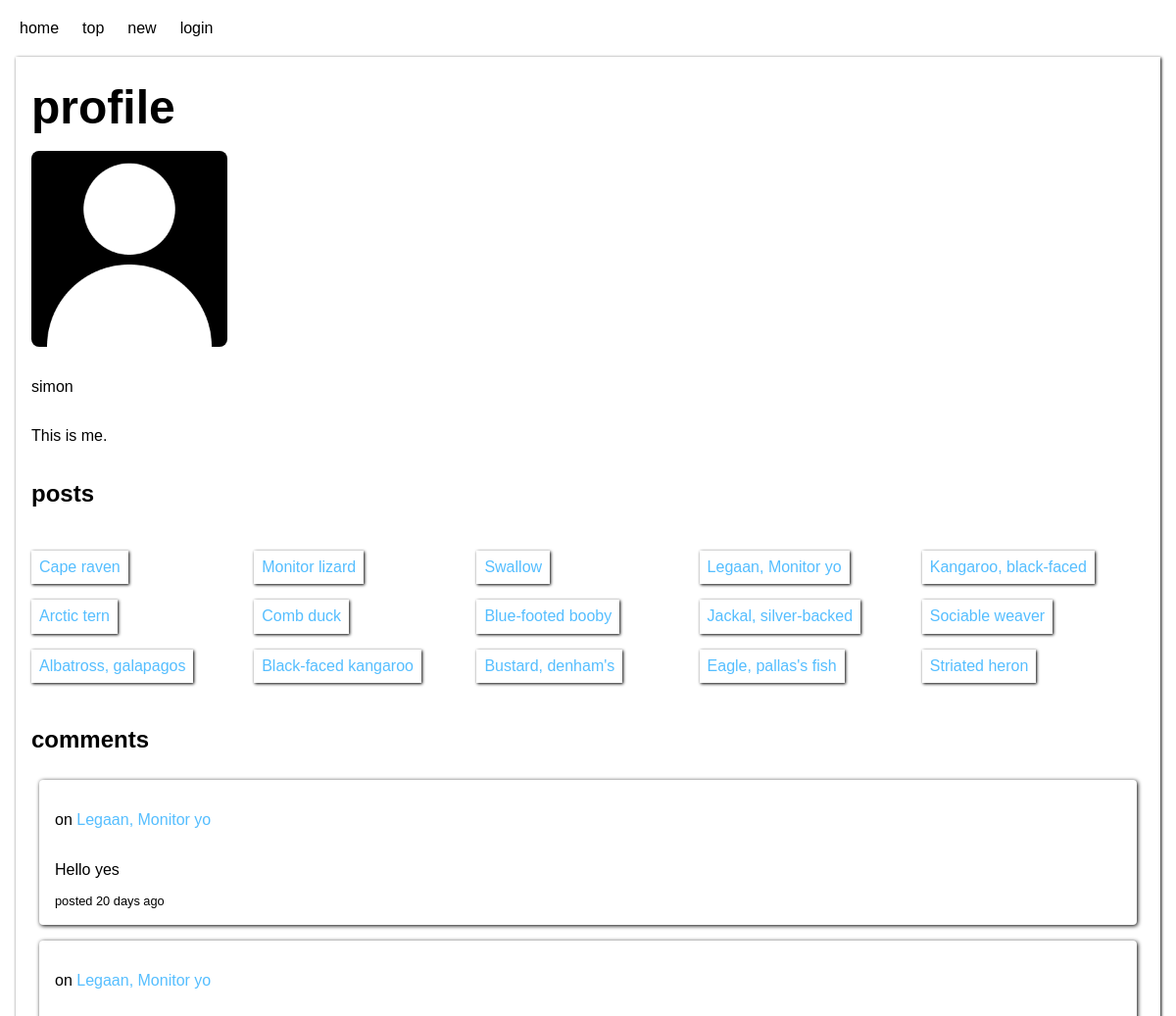
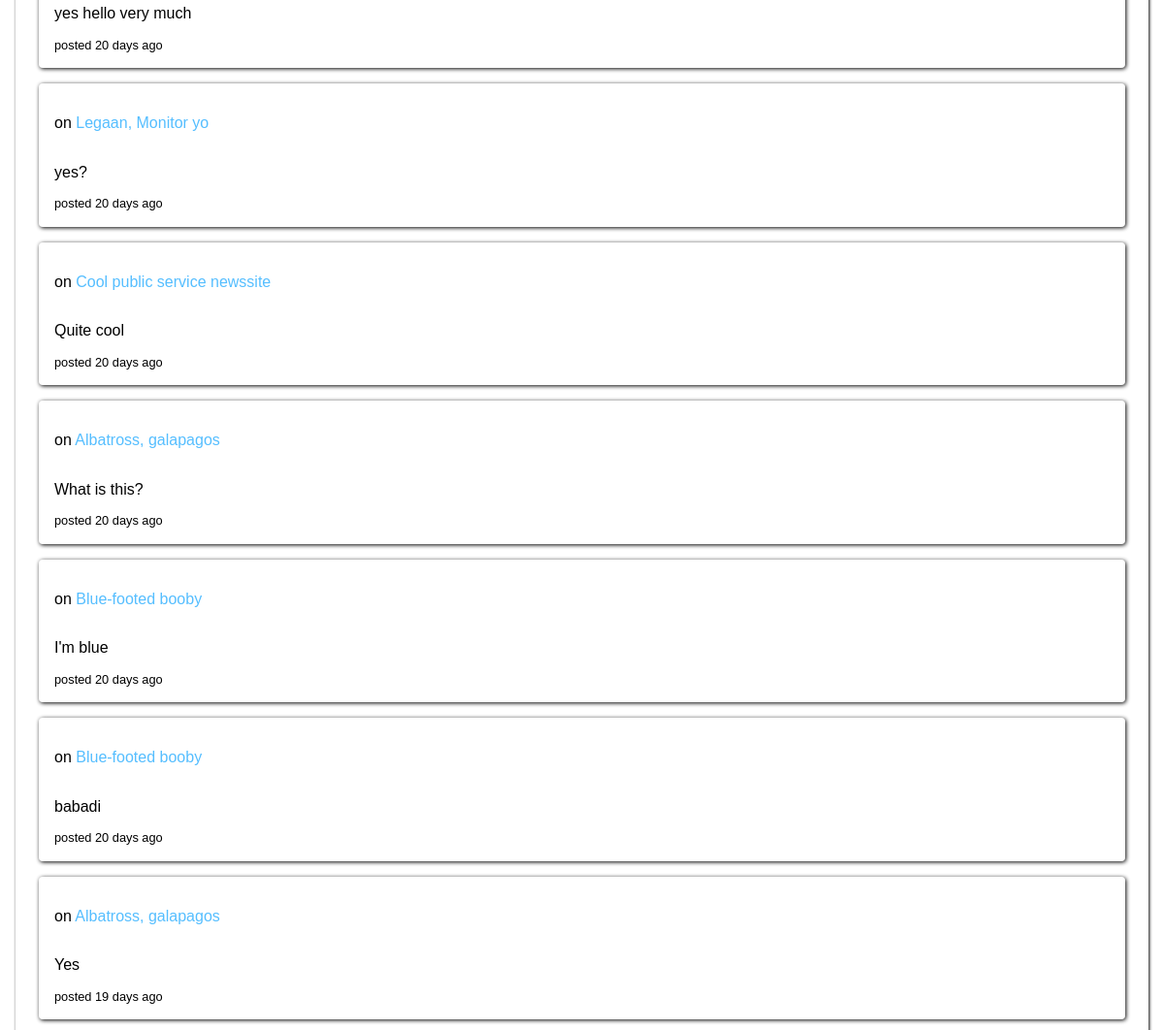
The app's page /view.php?view=profile&user_id=1 with its own data (2 pictures, top to bottom).
### tables this page shows
CREATE TABLE users (
	id INTEGER NOT NULL PRIMARY KEY AUTOINCREMENT UNIQUE,
	user_name VARCHAR NOT NULL UNIQUE,
	email VARCHAR NOT NULL UNIQUE,
	password VARCHAR NOT NULL,
	bio VARCHAR,
	image_url VARCHAR
);

CREATE TABLE posts (
	id INTEGER NOT NULL PRIMARY KEY AUTOINCREMENT UNIQUE,
	user_id INTEGER NOT NULL,
	title VARCHAR NOT NULL,
	description VARCHAR NOT NULL,
	url VARCHAR NOT NULL,
	creation_time DATETIME NOT NULL
);

CREATE TABLE comments (
	id INTEGER NOT NULL PRIMARY KEY AUTOINCREMENT UNIQUE,
	post_id INTEGER NOT NULL,
	user_id INTEGER NOT NULL,
	comment VARCHAR NOT NULL,
	reply INTEGER,
	creation_time DATETIME NOT NULL
);

### app/functions.php (called while the page is built, shortened)
<?php
function getAge(string $birth): string
{
    $today = new DateTime();
    $birth = new DateTime($birth);
    $interval = $today->diff($birth);
    if ($interval->m === 0 && $interval->days === 1) {
        return $interval->days . " day ago";
    } elseif ($interval->m === 0 && $interval->days > 0) {
        return $interval->days . " days ago";
    }
    return "today";
}
function fetchUser(int $userId, PDO $db): ?array
{
    $stmnt = $db->prepare("SELECT id, user_name, bio, image_url FROM users WHERE id = :user_id");
    $stmnt->bindParam(":user_id", $userId, PDO::PARAM_INT);
    $stmnt->execute();
    $result = $stmnt->fetch(PDO::FETCH_ASSOC);
    return $result;
}
function fetchUserPosts(int $userId, PDO $db): ?array
{
    $stmnt = $db->prepare("SELECT * FROM posts WHERE user_id = :user_id");
    $stmnt->bindParam("user_id", $userId, PDO::PARAM_INT);
    $stmnt->execute();
    $results = $stmnt->fetchAll(PDO::FETCH_ASSOC);
    return $results;
}
function fetchUserComments(int $userId, PDO $db): ?array
{
    $stmnt = $db->prepare("SELECT * FROM comments WHERE user_id = :user_id");
    $stmnt->bindParam(":user_id", $userId, PDO::PARAM_INT);
    $stmnt->execute();
    $results = $stmnt->fetchAll(PDO::FETCH_ASSOC);
    return $results;
}
function fetchPostTitle(int $postId, PDO $db): ?string
{
    $stmnt = $db->prepare("SELECT title FROM posts WHERE id = :id;");
    $stmnt->bindParam(":id", $postId, PDO::PARAM_INT);
    $stmnt->execute();
    $result = $stmnt->fetch(PDO::FETCH_ASSOC);
    return $result['title'];
}

### view.php (the view, shortened to what this page needs)
<?php
require __DIR__ . '/app/autoload.php';
require __DIR__ . '/views/header.php';
if (isset($_GET['view'])) {
    $view = filter_var($_GET['view'], FILTER_SANITIZE_STRING);
    if ($view === 'post') {
        if (isset($_GET['post_id'])) {
            $postId = (int)filter_var($_GET['post_id'], FILTER_SANITIZE_NUMBER_INT);
            $post = fetchPost($postId, $db);
            if (!isset($post)) {
                addMessage('Link seems to be dead!');
            } else {
                $postComments = fetchComments($postId, $db);
                $commentReplies = fetchReplies($postId, $db);
            }
        }
    } elseif ($view === 'profile') {
        if (isset($_GET['user_id'])) {
            $userId = (int)filter_var($_GET['user_id'], FILTER_SANITIZE_NUMBER_INT);
            $profile = fetchUser($userId, $db);
            if (!isset($profile)) {
                addMessage('No user like this seems to exist!');
            } else {
                $userPosts = fetchUserPosts($userId, $db);
                $userComments = fetchUserComments($userId, $db);
            }
        }
    } elseif ($view === 'search') {
        $query = filter_var($_GET['query'], FILTER_SANITIZE_STRING);
        $searchResults = searchPosts($query, $db);
    } else {
        addMessage('Incorrect url');
        header('location: /');
        exit;
    }
} else {
    addMessage('Incorrect url');
    header('location: /');
    exit;
}
?>
<main>
    <?php if (isset($post)) : ?>
        <article class="post grid">
            <div class="top">
                <div class="votes">
                    <?php if (userLoggedIn() && userUpvote($_SESSION['user']['id'], $post['id'], $db)) : ?>
                        <button class="vote active" data-post="<?= $post['id'] ?>">▲</button>
                    <?php elseif (userLoggedIn() && !userUpvote($_SESSION['user']['id'], $post['id'], $db)) : ?>
                        <button class="vote" data-post="<?= $post['id'] ?>">▲</button>
                    <?php else : ?>
                        <button class="vote">▲</button>
                    <?php endif; ?>
                    <p class="upvotes"><?= $post['upvotes'] ?></p>
                </div>
                <a href="<?= $post['url'] ?>">
                    <h1><?= $post['title'] ?></h1>
                </a>
            </div>
            <div class="full">
                <p><?= $post['description'] ?></p>
                <p>
                    by
                    <a href="/view.php?view=profile&user_id=<?= $post['user_id'] ?>">
                        <?= fetchPoster((int)$post['user_id'], $db) ?>
                    </a>
                </p>
                <p><?= $post['creation_time'] ?></p>
                <?php if (userLoggedIn() && $post['user_id'] === $_SESSION['user']['id']) : ?>
                    <a class="button" href="/edit.php?edit=post&post_id=<?= $post['id'] ?>">edit post</a>
                <?php endif; ?>
            </div>
            <section class="comments full">
                <?php if (isset($postComments)) : ?>
                    <?php foreach ($postComments as $postComment) : ?>
                        <div class="comment">
                            <small>posted <?= getAge($postComment['creation_time']) ?></small>
                            <?php if (userLoggedIn() && userCommentUpvote($_SESSION['user']['id'], $postComment['id'], $db)) :  ?>
                                <button class="comment-vote-button active" data-comment="<?= $postComment['id']; ?>">▲</button>
                            <?php elseif (userLoggedIn() && !userCommentUpvote($_SESSION['user']['id'], $postComment['id'], $db)) : ?>
                                <button class="comment-vote-button" data-comment="<?= $postComment['id']; ?>">▲</button>
                            <?php else : ?>
                                <button class="comment-vote-button">▲</button>
                            <?php endif; ?>
                            <?php $commentId = $postComment['id']; ?>
                            <?php $commentLikes = fetchCommentUpvotes($commentId, $db); ?>
                            <p class="comment-upvotes"><?= $commentLikes; ?></p>
                            <a href="/view.php?view=profile&user_id=<?= $postComment['user_id'] ?>"><?= fetchPoster((int)$postComment['user_id'], $db) ?> says:</a>
                            <p class="comment"><?= $postComment['comment'] ?></p>
                            <?php if (isset($commentReplies)) : ?>
                                <?php foreach ($commentReplies as $commentReply) : ?>
                                    <?php if ($commentReply['reply'] === $postComment['id']) : ?>
                                        <div class="comment reply">
                                            <?php if (userLoggedIn() && userCommentUpvote($_SESSION['user']['id'], $commentReply['id'], $db)) :  ?>
                                                <button class="comment-vote-button active" data-comment="<?= $commentReply['id']; ?>">▲</button>
                                            <?php elseif (userLoggedIn() && !userCommentUpvote($_SESSION['user']['id'], $commentReply['id'], $db)) : ?>
                                                <button class="comment-vote-button" data-comment="<?= $commentReply['id']  ?>">▲</button>
                                            <?php else : ?>
                                                <button class="comment-vote-button">▲</button>
                                            <?php endif; ?>
                                            <?php $commentId = $commentReply['id']; ?>
                                            <?php $commentLikes = fetchCommentUpvotes($commentId, $db); ?>
                                            <p class="comment-upvotes"><?= $commentLikes; ?></p>
                                            <small>posted <?= getAge($commentReply['creation_time']) ?></small>
                                            <a href="/view.php?view=profile&user_id=<?= $commentReply['user_id'] ?>"><?= fetchPoster((int)$commentReply['user_id'], $db) ?> replies: </a>
                                            <p class="comment"><?= $commentReply['comment'] ?></p>
                                            <?php if (userLoggedIn() && $_SESSION['user']['id'] === $commentReply['user_id']) : ?>
                                                <a class="button" href="/edit.php?edit=comment&comment_id=<?= $commentReply['id'] ?>">edit comment</a>
                                            <?php endif; ?>
                                        </div>
                                    <?php endif; ?>
                                <?php endforeach; ?>
                            <?php endif; ?>
                            <?php if (userLoggedIn()) : ?>
                                <a class="button" href="/edit.php?edit=reply&comment_id=<?= $postComment['id'] ?>">reply</a>
                            <?php endif; ?>
                            <?php if (userLoggedIn() && $_SESSION['user']['id'] === $postComment['user_id']) : ?>
                                <a class="button" href="/edit.php?edit=comment&comment_id=<?= $postComment['id'] ?>">edit comment</a>
                            <?php endif; ?>
                        </div>
                    <?php endforeach; ?>
                <?php else : ?>
                    <p>No comments yet</p>
                <?php endif; ?>
            </section>
            <?php if (userLoggedIn()) : ?>
                <form class="full" action="/app/posts/comment.php" method="post">
                    <label for="comment">comment</label>
                    <input type="hidden" id="post_id" name="post_id" value="<?= $post['id'] ?>">
                    <textarea id="comment" name="comment" rows="4" required></textarea>
                    <button type="submit">submit</button>
                </form>
            <?php else : ?>
                <a class="button" href="/login.php">login to comment</a>
            <?php endif; ?>
        </article>
    <?php elseif (isset($profile)) : ?>
        <section class="profile">
            <h1>profile</h1>
            <?php if (!isset($profile['image_url'])) : ?>
                <img src="/assets/images/no-image.png" alt="no profile picture selected">
            <?php else : ?>
                <img src="<?= $profile['image_url'] ?>" alt="profile picture">
            <?php endif; ?>
            <p><?= $profile['user_name'] ?></p>
            <p><?= $profile['bio'] ?></p>
            <?php if (isset($userPosts)) : ?>
                <h2>posts</h2>
                <ul class="user-posts">
                    <?php foreach ($userPosts as $userPost) : ?>
                        <li>
                            <a href="/view.php?view=post&post_id=<?= $userPost['id'] ?>"><?= $userPost['title'] ?></a>
                        </li>
                    <?php endforeach; ?>
                </ul>
            <?php else : ?>
                <h2>no posts</h2>
            <?php endif; ?>
            <?php if (isset($userComments)) : ?>
                <h2>comments</h2>
                <?php foreach ($userComments as $userComment) : ?>
                    <div class="comment">
                        <p>on
                            <a href="/view.php?view=post&post_id=<?= $userComment['post_id'] ?>">
                                <?= fetchPostTitle((int)$userComment['post_id'], $db) ?>
                            </a>
                        </p>
                        <p><?= $userComment['comment'] ?></p>
                        <small>posted <?= getAge($userComment['creation_time']) ?></small>
                    </div>
                <?php endforeach; ?>
            <?php else : ?>
                <h2>no comments</h2>
            <?php endif; ?>
        </section>
    <?php endif; ?>
</main>
<?php
require __DIR__ . '/views/footer.php';
?>

### assets/css/style.css (style rules this page uses)
:root { --blue: rgb(85, 190, 255); --orange: coral; }
body { margin: 16px; font-family: sans-serif; }
a { text-decoration: none; color: rgb(85, 190, 255); }
h1 { font-size: 3rem; margin-top: 8px; margin-bottom: 16px; }
div.comment { display: flex; flex-direction: column; margin: 8px; padding: 16px; box-shadow: 1px 1px 4px; border-radius: 4px; }
section.profile { display: flex; flex-direction: column; padding: 16px; box-shadow: 1px 1px 3px; }
section.profile img { width: 200px; height: 200px; margin: 0px 0px 16px 0px; border-radius: 8px; object-fit: cover; }
ul.user-posts { list-style-type: none; display: grid; grid-template-columns: repeat(auto-fit, minmax(200px, 1fr)); padding: 0px; }
ul.user-posts li { width: fit-content; padding: 8px; margin: 8px 8px 8px 0px; box-shadow: 1px 1px 3px; transition: transform 0.1s ease-in-out; }

### records on screen
users: user_name "simon", bio "This is me."
posts: title "Cape raven"
posts: title "Monitor lizard"
posts: title "Swallow"
posts: title "Legaan, Monitor yo"
posts: title "Kangaroo, black-faced"
posts: title "Arctic tern"
posts: title "Comb duck"
posts: title "Blue-footed booby"
posts: title "Jackal, silver-backed"
posts: title "Sociable weaver"
posts: title "Albatross, galapagos"
posts: title "Black-faced kangaroo"
posts: title "Bustard, denham's"
posts: title "Eagle, pallas's fish"
posts: title "Striated heron"
comments: post.title "Legaan, Monitor yo", comment "Hello yes", creation_time "20 days ago"
comments: post.title "Legaan, Monitor yo", comment "yes hello very much", creation_time "20 days ago"
comments: post.title "Legaan, Monitor yo", comment "yes?", creation_time "20 days ago"
comments: post.title "Cool public service newssite", comment "Quite cool", creation_time "20 days ago"
comments: post.title "Albatross, galapagos", comment "What is this?", creation_time "20 days ago"
comments: post.title "Blue-footed booby", comment "I'm blue", creation_time "20 days ago"
comments: post.title "Blue-footed booby", comment "babadi", creation_time "20 days ago"
comments: post.title "Albatross, galapagos", comment "Yes", creation_time "19 days ago"
